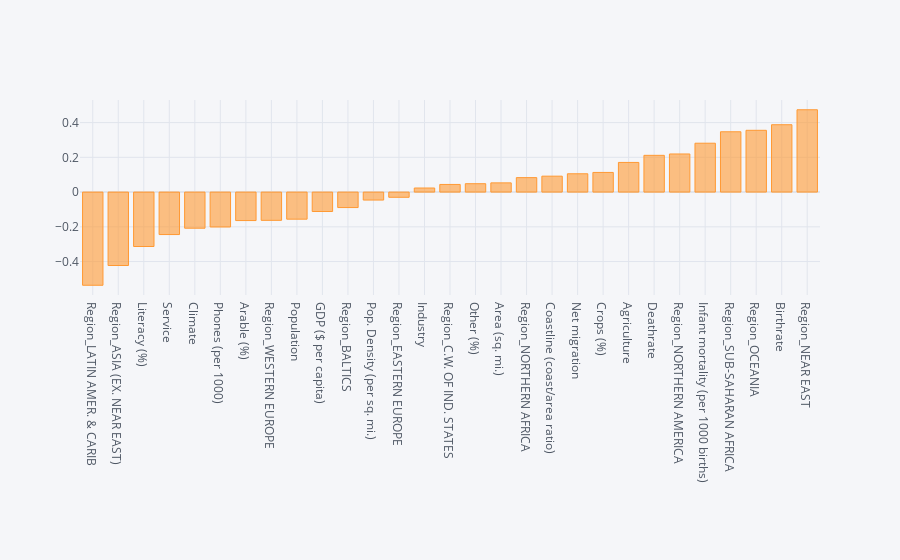

Notebook source saved alongside this figure:
### Code cell
X.corr()['Clusters'][:-1].sort_values().iplot(kind='bar')

### Figure 1 — Plotly figure (JSON) as saved in the notebook; plotly's stock layout.template omitted (floating-point values rounded to 4 significant figures)
{"data": [{"marker": {"color": "rgba(255, 153, 51, 0.6)", "line": {"color": "rgba(255, 153, 51, 1.0)", "width": 1}}, "name": "Clusters", "orientation": "v", "text": "", "type": "bar", "x": ["Region_LATIN AMER. & CARIB    ", "Region_ASIA (EX. NEAR EAST)         ", "Literacy (%)", "Service", "Climate", "Phones (per 1000)", "Arable (%)", "Region_WESTERN EUROPE                     ", "Population", "GDP ($ per capita)", "Region_BALTICS                            ", "Pop. Density (per sq. mi.)", "Region_EASTERN EUROPE                     ", "Industry", "Region_C.W. OF IND. STATES ", "Other (%)", "Area (sq. mi.)", "Region_NORTHERN AFRICA                    ", "Coastline (coast/area ratio)", "Net migration", "Crops (%)", "Agriculture", "Deathrate", "Region_NORTHERN AMERICA                   ", "Infant mortality (per 1000 births)", "Region_SUB-SAHARAN AFRICA                 ", "Region_OCEANIA                            ", "Birthrate", "Region_NEAR EAST                          "], "y": [-0.5363, -0.4226, -0.3133, -0.2445, -0.208, -0.2009, -0.164, -0.1627, -0.156, -0.1117, -0.08916, -0.04587, -0.02997, 0.02347, 0.04399, 0.04819, 0.0531, 0.08322, 0.09168, 0.1054, 0.1131, 0.1707, 0.2116, 0.2194, 0.2813, 0.3472, 0.3556, 0.3877, 0.4739]}], "layout": {"legend": {"bgcolor": "#F5F6F9", "font": {"color": "#4D5663"}}, "paper_bgcolor": "#F5F6F9", "plot_bgcolor": "#F5F6F9", "title": {"font": {"color": "#4D5663"}}, "xaxis": {"gridcolor": "#E1E5ED", "showgrid": true, "tickfont": {"color": "#4D5663"}, "title": {"font": {"color": "#4D5663"}, "text": ""}, "zerolinecolor": "#E1E5ED"}, "yaxis": {"gridcolor": "#E1E5ED", "showgrid": true, "tickfont": {"color": "#4D5663"}, "title": {"font": {"color": "#4D5663"}, "text": ""}, "zerolinecolor": "#E1E5ED"}}}
